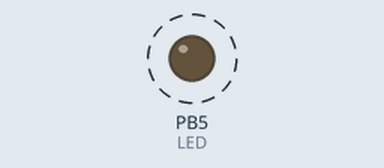
This program was run on a simulated ATmega328P, built with avr-gcc and emulated at 16 MHz (the files do not name the chip). Shown: output pins drawn as LEDs (lit = HIGH). Dashed ring = blinking.

Above: at 0.5 s.
Timing chart, 0 to 3.0 s (numbered marks = the images above):
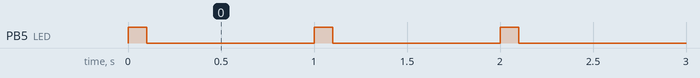

The program:

main.c
```c
#define F_CPU 16000000UL  // 16 MHz (Arduino Uno)
#include <avr/io.h>
#include <util/delay.h>

int main(void) {
    DDRB |= (1 << PB5);    // Configura Pin 13 (PB5) como salida

    while (1) {
        PORTB |= (1 << PB5);   // Enciende el LED
        _delay_ms(100);        // <--- CAMBIO: Solo 100 milisegundos encendido (destello rápido)

        PORTB &= ~(1 << PB5);  // Apaga el LED
        _delay_ms(900);        // <--- CAMBIO: 900 milisegundos apagado
    }

    return 0;
}
```

Measured:
- by itself, PB5 (LED): alternates HIGH for 0.10 s and LOW for 0.90 s
